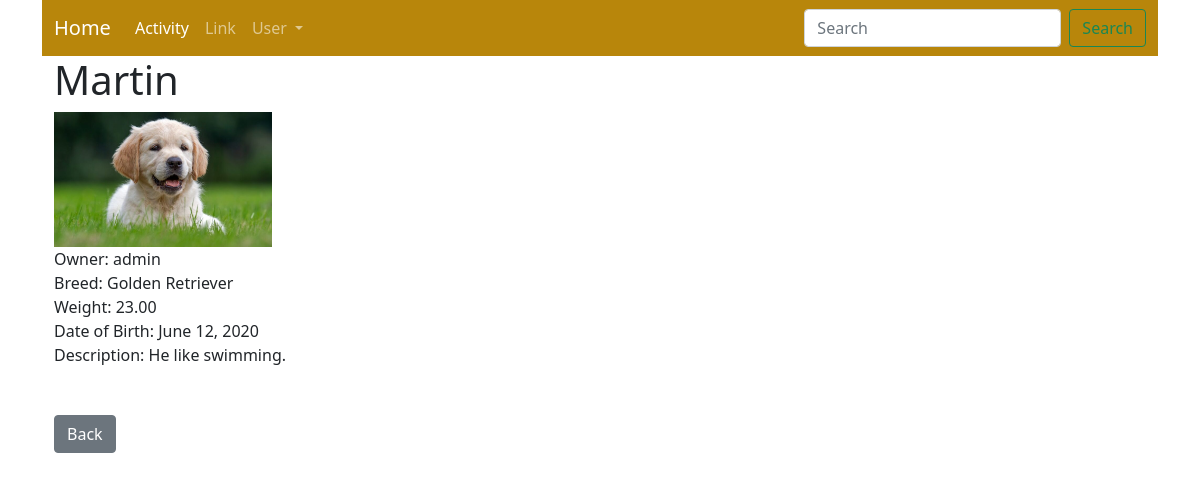
/dog/5, run on the app's committed database.
### blog/models.py (models this page shows, shortened)
class Dog(models.Model):
    name = models.CharField(max_length=100)
    weight = models.DecimalField(max_digits=4, decimal_places=2)
    dob = models.DateField()
    image = models.ImageField(null=True, blank=True, upload_to="images/")
    description = models.TextField()
    owner = models.ForeignKey(User, on_delete=models.CASCADE)
    breed = models.CharField(max_length=150, default='Unknown')

### blog/views.py (the view)
# urls.py: path('dog/<int:pk>', DogDetail.as_view(), name="dog-detail"),
class DogDetail(DetailView):
    model = Dog
    template_name = "dog_detail.html"

### blog/templates/dog_detail.html (shortened to what this page needs)
{% extends 'base.html' %}
{% block content %}
    <h1>{{ dog.name }}</h1>
    <img src="{{ dog.image.url }}" style="width: 20%; height: 20%">
    <div>Owner: {{ dog.owner }}<br>Breed: {{ dog.breed }}<br>Weight: {{ dog.weight }}
        <br>Date of Birth: {{ dog.dob }}<br>Description: {{ dog.description }}</div>
    <br><br>
    <a href="{% url 'home' %}" class="btn btn-secondary">Back</a><br><br>
{% endblock %}

### data on the page
Dog: name "Martin", image (picture), owner "admin", breed "Golden Retriever", weight "23.00", dob "June 12, 2020", description "He like swimming."
